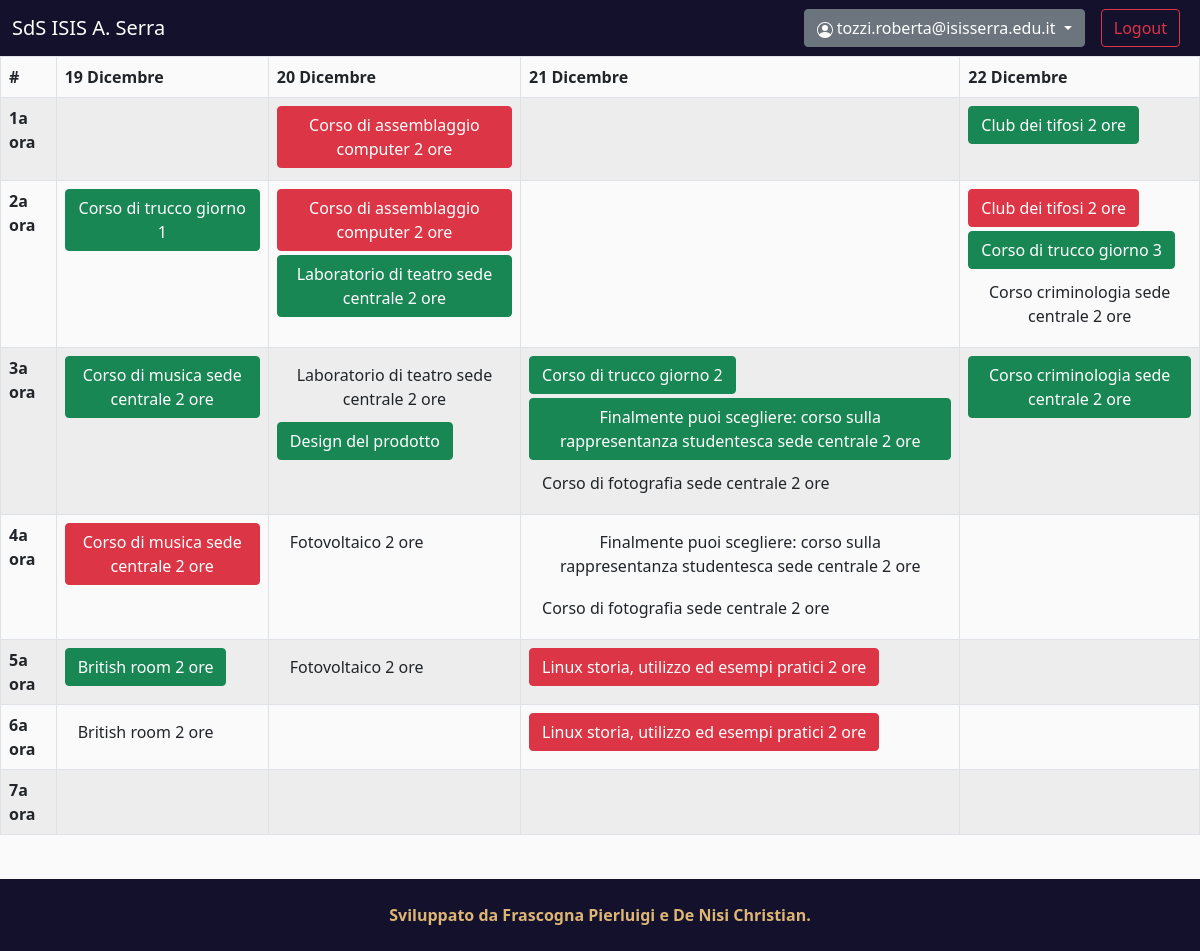
Page /attivita (signed in) on the committed database.
### models.py (models this page shows, shortened)
class User(UserMixin, db.Model, Base):
    __tablename__ = "utenti"
    id = db.Column(db.Integer, primary_key=True)
    email = db.Column(db.String(80), nullable=False, unique=True)
    password = db.Column(db.String(80), nullable=False) # Password sha256(64)
    id_classe = db.Column(db.Integer, db.ForeignKey('classi.id'), nullable=False)
    classe = relationship("Classe", back_populates="utenti")
    utenti_attivita = relationship("ConjUA", back_populates="utente")

class ConjAO(db.Model, Base):
    __tablename__ = "attivita_orari"
    id = db.Column(db.Integer, primary_key=True)
    id_attivita = db.Column(db.Integer, db.ForeignKey('attivita.id'), nullable=False)
    id_orario = db.Column(db.Integer, db.ForeignKey('orari.id'), nullable=False)
    attivita = relationship("Attivita", back_populates="attivita_orari")
    orario = relationship("Orario", back_populates="attivita_orari")
    utenti_attivita = relationship("ConjUA", back_populates="attivita_orario")

class Attivita(db.Model, Base):
    __tablename__ = "attivita"
    id = db.Column(db.Integer, primary_key=True)
    id_aula = db.Column(db.Integer, db.ForeignKey('aule.id'), nullable=False)
    nome = db.Column(db.String(80), nullable=False, unique=True)
    descrizione = db.Column(db.String(100), nullable=False)
    responsabile = db.Column(db.String(50), nullable=False)
    num_iscritti = db.Column(db.Integer, nullable=False, default=0)
    aula = relationship("Aula", back_populates="attivita")
    attivita_orari = relationship("ConjAO", back_populates="attivita")

### views/dashboard.py (the view)
@dashboard.route("/attivita", methods=('GET', 'POST'))
@login_required
def activities():
    orario=[[[], [], [], [], [], [], []],
            [[], [], [], [], [], [], []],
            [[], [], [], [], [], [], []],
            [[], [], [], [], [], [], []]] # Chri mi spiace per l'ineleganza ma purtroppo dovevo necessariamente fare questa matrice perché sennò jinja impazziva
    giorni = {19:0, 20:1, 21:2, 22:3} # Dizionario che restituisce l'indice dei giorni della matrice in base al giorno del mese
    attivita_query = """SELECT orari.giorno, orari.ora, attivita_orari.id AS id_attivita, attivita.nome, attivita.descrizione, attivita.responsabile, attivita.num_iscritti, aule.denominazione AS nome_lab, aule.num_posti AS num_posti_aula
        FROM orari, attivita_orari, attivita, aule, classi, utenti
        WHERE orari.id=attivita_orari.id_orario
            AND attivita_orari.id_attivita=attivita.id
            AND attivita.id_aula=aule.id
            AND aule.centrale_succursale=classi.centrale_succursale
            AND classi.id=utenti.id_classe
            AND utenti.id=""" + "'" + str(current_user.id) + "'"
    attivita_result = execute_query(attivita_query).all() # Restituisce una tupla ([0]giornoDelMese,
    attivitaXutenti_query = """SELECT orari.giorno, orari.ora, attivita_orari.id AS id_attivita, attivita.nome, attivita.descrizione, attivita.responsabile, attivita.num_iscritti, aule.denominazione AS nome_lab, aule.num_posti AS num_posti_aula
        FROM orari, attivita, attivita_orari, utenti_attivita, utenti, aule
        WHERE orari.id=attivita_orari.id_orario
            AND aule.id=attivita.id_aula
            AND attivita.id=attivita_orari.id_attivita
            AND attivita_orari.id=utenti_attivita.id_attivita_orario
            AND utenti_attivita.id_utente=utenti.id
            AND utenti.id=""" + "'" + str(current_user.id) + "'"
    attivitaXutenti_result = execute_query(attivitaXutenti_query).all() # Restituisce una tupla ([0]giornoDelMese,
    for attivita in attivita_result:
        giorno = giorni[attivita[0]]
        ora = (attivita[1])-1
        subscribed = 0
        for utenti_attivita in attivitaXutenti_result:
            attId_attivita = (utenti_attivita[2])
            if attId_attivita == attivita[2]:
                subscribed = 1
        orario[giorno][ora].append({
            "id_attivita" : attivita[2],
            "nome_attivita" : attivita[3],
            "descrizione" : attivita[4],
            "responsabile" : attivita[5],
            "num_iscritti" : attivita[6],
            "nome_lab" : attivita[7],
            "num_posti" : attivita[8],
            "iscritto" : subscribed
        }) # Aggiunge l'attività al vettore
    return render_template("attivita.html", user=current_user.email, orario=orario)

### __init__.py (called while the page is built)
def create_app():
    app = Flask(__name__)
    login_manager = LoginManager()
    login_manager.login_view = 'auth.login'
    login_manager.init_app(app)
    app.config.from_object(Production)
    db.init_app(app)
    app.register_blueprint(main)
    app.register_blueprint(auth)
    app.register_blueprint(dashboard)
    @login_manager.user_loader
    def load_user(user_id):
        return User.query.get(int(user_id))
    return app

### models.py (called while the page is built)
def execute_query(sqlraw):
    db_conn = engine.create_engine("sqlite:////home/SettimanadelloStudenteSerra/settimana_dello_studente_serra/db.sqlite3")
    db_conn.connect()
    query_result = db_conn.execute(sqlraw)
    db_conn.connect().close
    return query_result

### templates/attivita.html (shortened to what this page needs)
{% extends 'default.html' %}
{% block content %}
    <link rel="stylesheet" href="/static/CSS/attivita.css">
    <div class="table-responsive">
        <table class="table table-bordered table-striped">
            <thead>
                <tr>
                    <th scope="col">#</th>
                    <th scope="col">19 Dicembre</th>
                    <th scope="col">20 Dicembre</th>
                    <th scope="col">21 Dicembre</th>
                    <th scope="col">22 Dicembre</th>
                </tr>
            </thead>
            <tbody>
                {% for row in range(7) %}
                    <tr>
                        <th scope="row">{{row+1}}a ora</th>
                        {% for col in range(4) %}
                            {% if orario[col][row] != 0 %}
                                <td scope="col">
                                    {% for attivita in orario[col][row] %}
                                        <button type="button" class="btn btn-outline mb-1 {{ 'btn-success' if attivita['iscritto'] else '' }} {{ 'btn-danger' if not attivita['iscritto'] and attivita['num_iscritti']>=attivita['num_posti'] else '' }}" data-bs-toggle="modal" data-bs-target="#activityModal"
                                            data-bs-id="{{ attivita['id_attivita'] }}"
                                            data-bs-nome="{{ attivita['nome_attivita'] }}"
                                            data-bs-descr="{{ attivita['descrizione'] }}"
                                            data-bs-resp="{{ attivita['responsabile'] }}"
                                            data-bs-aula="{{ attivita['nome_lab'] }}"
                                            data-bs-num_posti="{{ attivita['num_posti'] }}"
                                            data-bs-num_iscritti="{{ attivita['num_iscritti'] }}"
                                            data-bs-iscritto="{{ attivita['iscritto'] }}">
                                            {{ attivita["nome_attivita"] }}
                                        </button> <br>
                                    {% endfor %}
                                </td>
                            {% else %}
                                <td scope="col"></td>
                            {% endif %}
                        {% endfor %}
                    </tr>
                {% endfor %}
            </tbody>
        </table>
    </div>
{% endblock %}

### templates/default.html (shortened to what this page needs)
<!DOCTYPE html>
<html lang="it">
<head>
    <link rel="stylesheet" href="/static/CSS/bootstrap.min.css">
    <link rel="stylesheet" href="/static/CSS/default.css">
</head>
<body style="padding-bottom: 100px;">
    <nav class="navbar navbar-expand-lg navbar-dark navbar-custom">
        <div class="container-fluid">
            <a class="navbar-brand" href="{{ url_for('main.index') }}">
                SdS ISIS A. Serra
            </a>
            <div class="collapse navbar-collapse justify-content-end" id="navbarSupportedContent">
                <ul class="navbar-nav">
                    {% if user %}
                        <li class="nav-item">
                            <div class="dropdown mx-2">
                                <a class="btn btn-secondary dropdown-toggle" href="#" role="button" id="dropdownMenuLink" data-bs-toggle="dropdown" aria-expanded="false">
                                    {{ user }}
                                </a>
                            </div>
                        </li>
                        <li class="nav-item mbtn">
                            <div class="mbtn mx-2">
                                <a class="btn btn-outline-danger" href="{{ url_for('auth.logout') }}" role="button">Logout</a>
                            </div>
                        </li>
                    {% endif %}
                </ul>
            </div>
        </div>
    </nav>
    {% block content %}{% endblock %}
    <footer>
        <div class="footer-bottom">
            <p class="footer-bottom-text">
                <strong>Sviluppato da
                <a class="footer-bottom-text text-decoration-none" href="https://www.instagram.com/pierluigifrascogna/">
                    Frascogna Pierluigi
                </a>
                e
                <a class="footer-bottom-text text-decoration-none" href="https://www.instagram.com/_christiandenisi_/">
                    De Nisi Christian.
                </a></strong>
            </p>
        </div>
    </footer>
</body>
</html>

### static/CSS/default.css (style rules this page uses)
body { margin: 0; background-color: rgb(250, 250, 250); }
.navbar-custom { background-color: #13112b; }
footer { position: fixed; bottom: 0; left: 0; width: 100vw; height: 9vh; display: flex; justify-content: center; align-items: center; }
.footer-bottom { height: 100%; width: 100%; background-color: #13112b; display: flex; align-items: center; justify-content: center; padding-left: 10px; padding-right: 10px; }
.footer-bottom-text { padding: 0; margin: 0; color: #ddb575; }

### rows in the picture
User: email "tozzi.roberta@isisserra.edu.it"
ConjAO: nome_attivita "Corso di assemblaggio computer 2 ore"
ConjAO: nome_attivita "Club dei tifosi 2 ore"
ConjAO: nome_attivita "Corso di trucco giorno 1"
ConjAO: nome_attivita "Corso di assemblaggio computer 2 ore"
ConjAO: nome_attivita "Laboratorio di teatro sede centrale 2 ore"
ConjAO: nome_attivita "Club dei tifosi 2 ore"
ConjAO: nome_attivita "Corso di trucco giorno 3"
ConjAO: nome_attivita "Corso criminologia sede centrale 2 ore"
ConjAO: nome_attivita "Corso di musica sede centrale 2 ore"
ConjAO: nome_attivita "Laboratorio di teatro sede centrale 2 ore"
ConjAO: nome_attivita "Design del prodotto"
ConjAO: nome_attivita "Corso di trucco giorno 2"
ConjAO: nome_attivita "Finalmente puoi scegliere: corso sulla rappresentanza studentesca sede centrale 2 ore"
ConjAO: nome_attivita "Corso di fotografia sede centrale 2 ore"
ConjAO: nome_attivita "Corso criminologia sede centrale 2 ore"
ConjAO: nome_attivita "Corso di musica sede centrale 2 ore"
ConjAO: nome_attivita "Fotovoltaico 2 ore"
ConjAO: nome_attivita "Finalmente puoi scegliere: corso sulla rappresentanza studentesca sede centrale 2 ore"
ConjAO: nome_attivita "Corso di fotografia sede centrale 2 ore"
ConjAO: nome_attivita "British room 2 ore"
ConjAO: nome_attivita "Fotovoltaico 2 ore"
ConjAO: nome_attivita "Linux storia, utilizzo ed esempi pratici 2 ore"
ConjAO: nome_attivita "British room 2 ore"
ConjAO: nome_attivita "Linux storia, utilizzo ed esempi pratici 2 ore"

### other values in the picture
{{ row+1 }} "1" "2" "3" "4" "5" "6" "7"
